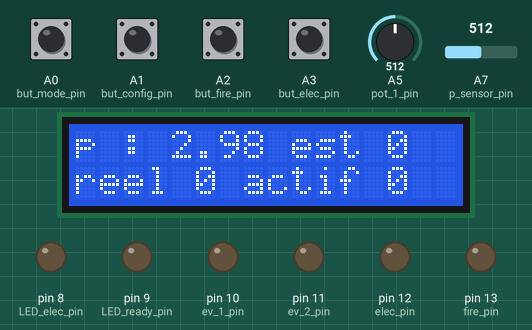
This sketch was run on a simulated Arduino Nano, built with avr-gcc and run on an emulated ATmega328P. Parts: 16×2 character LCD, output pins drawn as LEDs (lit = HIGH). The test bench sets the inputs (shaded band); at power-on: A0 (but_mode_pin), A1 (but_config_pin), A2 (but_fire_pin), A3 (but_elec_pin) HIGH, A5 (pot_1_pin) = 512, A7 (p_sensor_pin) = 512.

Above: at 3.2 s.
3.3 s: A0 (but_mode_pin) pulled LOW for 0.15 s
At 3.69 s:
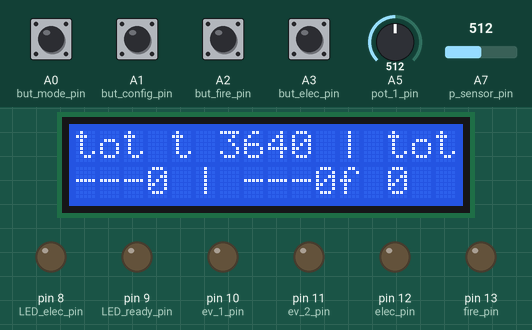
5.3 s: A0 (but_mode_pin) pulled LOW for 0.15 s
At 6.3 s:
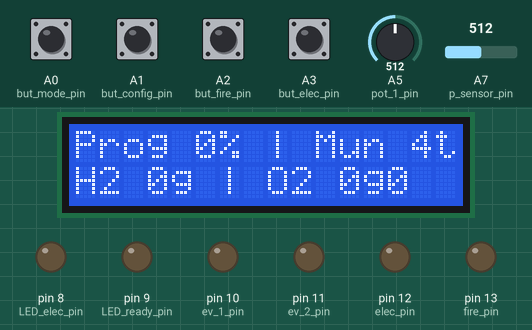
7.0 s: A0 (but_mode_pin) pulled LOW for 0.15 s
At 7.7 s:
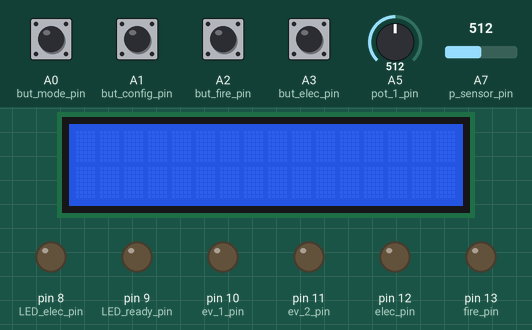
Timing chart, 0 to 10.0 s (numbered marks = the images above; inputs shaded):
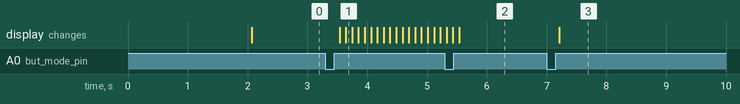

Measured:
- after the input at 3.3 s, the display: first changes after 0.24 s (image 1 shows a later state)
- after the input at 5.3 s, the display: first differs from a run without the input after 0.24 s (image 2)
- after the input at 7.0 s, the display: changes after 0.21 s (image 3)

The sketch:

electrolyseur.ino
```cpp
#include <LiquidCrystal.h>


// ===============================
// BROCHES
// ===============================

// === IN PINS ===

const uint8_t p_sensor_pin = A7;    // capteur de pression
const uint8_t pot_1_pin = A5;       // potentiometres 1 et 2:
const uint8_t pot_2_pin = A6;

const uint8_t but_mode_pin = A0;         // bouton mode
const uint8_t but_config_pin = A1;      // bouton config
const uint8_t but_fire_pin = A2;      // bouton fire
const uint8_t but_elec_pin = A3;       // bouton electrolyse (moins obligatoire)

// === IN PINS ===

const uint8_t LED_elec_pin = 8;     // electrolyse activée
const uint8_t LED_ready_pin = 9;    // pret à tirer


const uint8_t ev_1_pin = 10;         // relais electrovannes 1 et 2
const uint8_t ev_2_pin = 11;
const uint8_t elec_pin = 12;         // relais electrolyse
const uint8_t fire_pin = 13;         // relais shot ?


LiquidCrystal lcd(7, 6, 5, 4, 3, 2);


// ===============================
// Variables
// ===============================

  // physiques (laisser ?)
  float p = 0;
  int carb = 0;
  int comb = 0;
  unsigned long t0 = millis();
  unsigned long t = millis();


  // capteurs
  int p_sensor = 0;
  int pot_1 = 0;
  int pot_2 = 0;

  // boutons
  bool mode = HIGH;   // Long/bref
  bool config = HIGH; // OS
  bool fire = HIGH;   // OS
  bool elec = HIGH;   // ON/OFF
  bool prev_mode = HIGH;
  bool prev_config = HIGH;
  bool prev_elec = HIGH;
  unsigned long last_mode_LOW = millis();

  // autres
  byte mode_num = 0; // 0 : electrolyse I, 1 : Electrolyse II, 2 : Fire I, 3 : other
  bool elec_state = 0;
  char buffer[17];
  bool is_config = 0;
  byte config_num = 0; // 0: O2 H2, 1: Air, GPL


// ===============================
// SETUP
// ===============================

void setup() {

  // === Analogique ===
  // Pas besoin de pinMode() obligatoire pour analogRead() sur A0, A1, A2,
  // mais INPUT explicite pour la clarté :
  pinMode(p_sensor_pin, INPUT);
  pinMode(pot_1_pin, INPUT);
  pinMode(pot_2_pin, INPUT);

  // === boutons ===
  // INPUT_PULLUP active la résistance interne : le bouton lit LOW quand appuyé (relier au GND).
  // Si tu as déjà mis des résistances externes sur ton circuit, remplace par INPUT.
  pinMode(but_mode_pin, INPUT_PULLUP);
  pinMode(but_config_pin, INPUT_PULLUP);
  pinMode(but_fire_pin, INPUT_PULLUP);
  pinMode(but_elec_pin, INPUT_PULLUP);

  // === leds ===
  pinMode(LED_elec_pin, OUTPUT);
  pinMode(LED_ready_pin, OUTPUT);

  // === sorties ===
  pinMode(ev_1_pin, OUTPUT);
  pinMode(ev_2_pin, OUTPUT);
  pinMode(elec_pin, OUTPUT);
  pinMode(fire_pin, OUTPUT);

  // === LCD ===
  lcd.begin(16, 2);
  lcd.setCursor(2, 0);
  lcd.print("Patator V0.0");
  lcd.setCursor(0, 1);
  lcd.print("Lancement...");

  delay(2000);
  lcd.clear();
}


// ===============================
// LOOP
// ===============================

void loop() {
  // Mise à jour du temps écoulé
  t = millis() - t0;

  // --------------------------------
  // 1. Lectures
  // --------------------------------
  // Analogique
  p_sensor = analogRead(p_sensor_pin); // Valeur brute 0 à 1023
  pot_1    = analogRead(pot_1_pin);    // Valeur brute 0 à 1023
  // pot_2    = analogRead(pot_2_pin);    // Valeur brute 0 à 1023

  // Digital
  mode   = digitalRead(but_mode_pin);
  config = digitalRead(but_config_pin);
  fire   = digitalRead(but_fire_pin);
  elec   = digitalRead(but_elec_pin);


  // --------------------------------
  // 2. Physique
  // --------------------------------

  p = (p_sensor - 98.0)*3.0/(515.0 - 98.0);


  // mode   | 0 : electrolyse I, 1 : Electrolyse II, 2 : Fire I, 3 : other
  // config | 0: O2, H2 | 1: Air, GPL

  // mode
  if (mode != prev_mode) {
    prev_mode = mode;
    if (mode == LOW) {
      last_mode_LOW = t;
    }

    // étude des boutons

    // mode
    if (mode == HIGH && t - last_mode_LOW < 1000){
      lcd.setCursor(0,0);
      lcd.print("Change mode");
      mode_num++;
      is_config = 0;
    }
    else if (mode == HIGH && t - last_mode_LOW >= 1000) {
      // config
      lcd.setCursor(0,0);
      lcd.print("Config         ");
      is_config = 1;
    }
    else {
      is_config = 0;
    }

  }


  // config
  if (config != prev_config) {
    prev_config = config;
    if (config == LOW && is_config){
      // changement de config
      lcd.setCursor(0,0);
      lcd.print("Change config");
      config_num++;

    }

  }


  // fire
  if (fire == LOW){
    // fire if...
    lcd.setCursor(0,0);
    lcd.print("fire !     ");
  }

  // elec
  if (elec != prev_elec) {
    prev_elec = elec;
    if (elec == LOW) {
      // change elecstate
        elec_state = !elec_state;
        lcd.setCursor(0,0);
        snprintf(buffer, sizeof(buffer), "Elec: %s", elec_state ? "ON " : "OFF");
        lcd.print(buffer);
    }
  }


    // affichage
    switch (mode_num % 4) {
  case 0: // elctrolyse I

    lcd.setCursor(0,0);
    lcd.print("p : ");
    lcd.print(p, 2);
    lcd.print(" est ");
    lcd.print(0);
    lcd.setCursor(0,1);
    lcd.print("reel ");
    lcd.print(0);
    lcd.print(" actif ");
    lcd.print(elec_state);

    break; // Indispensable pour sortir du switch !

  case 1: // electrolyse II
    lcd.setCursor(0,0);
    lcd.print("tot t ");
    lcd.print(t);
    lcd.print(" | tot prod ");
    lcd.print(0);
    lcd.setCursor(0,1);
    lcd.print("---");
    lcd.print(0);
    lcd.print(" | ---");
    lcd.print(0);
    break;

  case 2: // Fire
    lcd.setCursor(0,0);
    lcd.print("Prog ");
    lcd.print(0);
    lcd.print("% | Mun ");
    lcd.print(4);
    lcd.setCursor(0,1);

    if (config_num % 2 == 0) {
      lcd.print("H2 ");
      lcd.print(0);
      lcd.print("g | O2 ");
      lcd.print(0);
      lcd.print("g");
    }
    else if (config_num % 2 == 1) {
      lcd.print("GPL ");
      lcd.print(pot_1);
      lcd.print("g | AIR ");
      lcd.print(0);  // mettre pot 2 pour version finale
      lcd.print("g");
    }
    break;

  case 3 : // other
    lcd.clear();
    break;

  default : // retirer ? (gemini t'en penses quoi ?)
    Serial.println("erreur, mode num");
    break;
  }


  delay(100); // Petite pause pour stabiliser l'affichage
}
```
